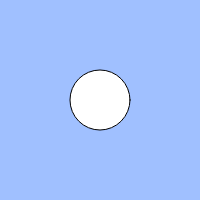
Frame 1 (no input)
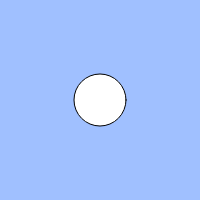
Frame 60 (no input)
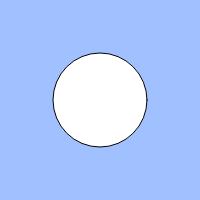
Frame 120 (the mouse pressed at the canvas centre since frame 60)

The p5.js sketch that drew these frames (run headless with seeded random() and noise() and a simulated clock; from frame 60 on, the mouse is pressed at the canvas centre):

// p5.js sketch
// ── sketch.js
let count;
let cycle;
let size;

function setup(){
  createCanvas(200, 200);
  count = 0;
  cycle = 100;
  size =10
}

function draw(){
  background(160, 192, 255);
  count = (count + 1) % cycle;
 size += 50
  if(size > 100){
    size -= 51
  }
  ellipse(width / 2, height / 2, size);
}
